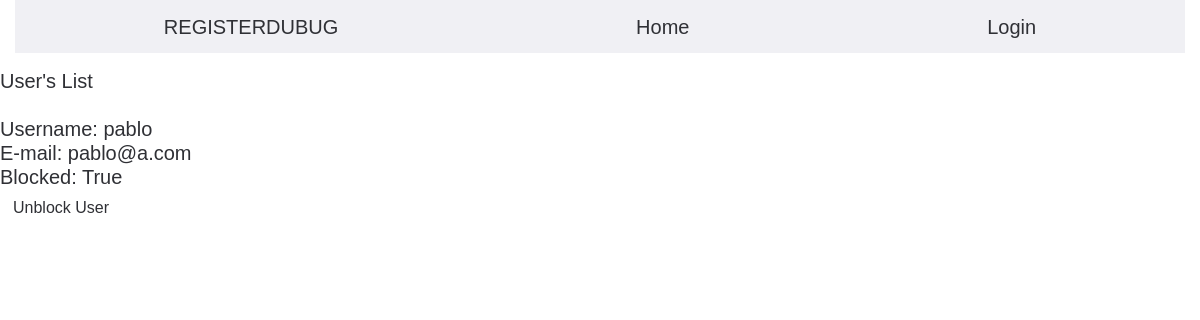
The page /users/all_users on the database as committed earlier.
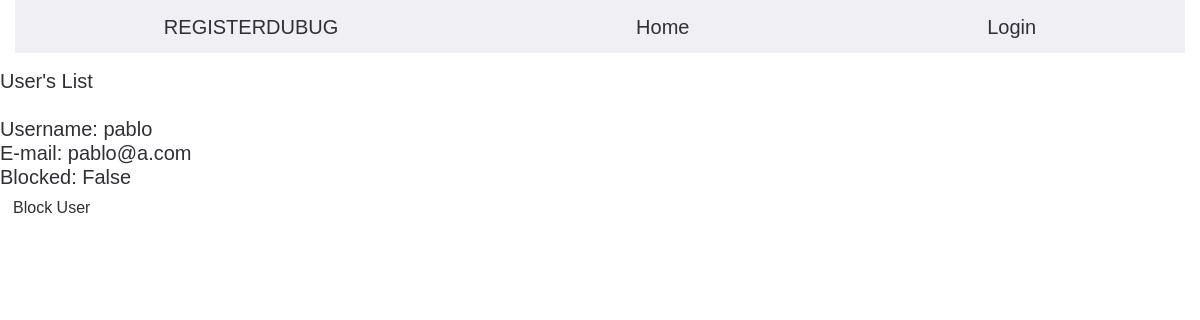
The same page on the database as committed later.
### tables this page shows
CREATE TABLE "users" (
	"username"	TEXT,
	"email"	TEXT,
	"password"	TEXT,
	"blocked"	INTEGER,
	PRIMARY KEY("username")
);

### views/users.py (the view)
@user_blueprint.get('/all_users')
def all_users_get():
    return UserLogic.users_list()

### db/db.py (called while the page is built)
def get_all_users() -> connection.cursor():
    with connection:
        cursor = connection.cursor()
        cursor.execute(SELECT_ALL_USERS)
        return cursor.fetchall()

### logic/user_logic.py (called while the page is built)
def users_list():
    _users = User.find_many_by()
    return render_template('password/user_list.html', users=_users)

### models/abc/model.py (called while the page is built)
    @classmethod
    def find_many_by(cls: Type[T]) -> List[T]:
        users = get_all_users()
        return [cls(**cls.strip_tup(user)) for user in users]

    @classmethod
    def strip_tup(cls: Type[T], tup: tuple) -> Dict:
        return {"_name": tup[0], "_email": tup[1], "_password": tup[2], "_blocked": tup[3]}

### templates/password/user_list.html
{% extends "base.html" %}
{% block content %}
    <header>
        <h1>User's List</h1>
    </header>
    <section>
        {% if users | length > 0 %}
            <div class="list-group mb-3">
                {% for user in users %}
                    <div class="list-group-items"><br>
                        <p>
                            Username: {{ user._name }}<br>
                            E-mail: {{ user._email }}<br>
                            {% if user._blocked == 0 %}
                                Blocked: False
                                </p>
                                <a class="btn"
                                   href="{{ url_for('users.block_user', block=user._name) }}">Block User</a>
                            {% else %}
                                Blocked: True
                                </p>
                                <a class="btn"
                                   href="{{ url_for('users.unblock_user', unblock=user._name) }}">Unblock User</a>
                            {% endif %}
                    </div>
                {% endfor %}
            </div>
        {% endif %}
    </section>
{% endblock %}

### templates/base.html (shortened to what this page needs)
<!DOCTYPE html>
<html lang="en">
<head>
    <link rel="stylesheet" href="https://maxcdn.bootstrapcdn.com/bootstrap/4.0.0/css/bootstrap.min.css"
>
        <link rel="stylesheet" href="../static/front/css/style.css">
</head>
<body>
<div class="header__bottom">
    <div class="container">
        <ul class="menu-categories">
                        <li class="menu-categories__item">
                <a href="{{ url_for('users.register_get') }}" class="menu-categories__link">REGISTERDUBUG </a>
                </li>
            <li class="menu-categories__item">
                <a href="/" class="menu-categories__link">Home</a>
            </li>
            <li class="menu-categories__item">
                <a href="{{ url_for('users.login_get') }}" class="menu-categories__link">Login</a>
            </li>
        </ul>
    </div>
    <div class="mt-3">
        {% block content %}
        {% endblock %}
    </div>
</div>
</body>
</html>

### static/front/css/style.css (style rules this page uses)
html, body, div, span, applet, object, iframe, h1, h2, h3, h4, h5, h6, p, blockquote, pre, a, abbr, acronym, address, big, cite, code, del, dfn, em, img, ins, kbd, q, s, samp, small, strike, strong, sub, sup, tt, var, b, u, i, center, dl, dt, dd, ol, ul, li, fieldset, form, label, legend, table, caption, tbody, tfoot, thead, tr, th, td, article, aside, canvas, details, embed, figure, figcaption, footer, header, hgroup, menu, nav, output, ruby, section, summary, time, mark, audio, video { margin: 0; padding: 0; border: 0; font-size: 100%; font: inherit; vertical-align: baseline; }
article, aside, details, figcaption, figure, footer, header, hgroup, menu, nav, section { display: block; }
a { text-decoration: none; }
body { line-height: 1; }
ol, ul { list-style: none; }
html { box-sizing: border-box; }
*, *::before, *::after { box-sizing: inherit; }
a { text-decoration: none; color: inherit; display: inline-block; }
ul, li { margin: 0; padding: 0; list-style: none; }
h1, h2, h3, h4, h5, h6 { margin: 0; }
p { margin: 0; }
html { font-family: "Roboto", sans-serif; }
body { color: #2f3035; font-family: "SFProDisplay-Regular", sans-serif; font-size: 20px; line-height: 24px; font-weight: 400; overflow-x: hidden; min-width: 320px; }
.container { max-width: 1200px; padding: 0 15px; margin: 0 auto; }
.menu-categories { background-color: #f0f0f4; display: flex; align-items: center; justify-content: space-around; min-height: 53px; }
.menu-categories__link { transition: font-weight 0.6s; font-weight: 400; padding: 15px 0 14px; position: relative; }
.menu-categories__link::before { content: ""; position: absolute; width: 0; right: 0; left: auto; background-color: #1c62cd; height: 3px; bottom: -2px; transition: all 0.3s; }
.header__bottom { margin-bottom: 80px; }

Rows that differ between the two databases and show on the page:
changed users "pablo": blocked "Blocked: True Unblock User" → "Blocked: False Block User"
